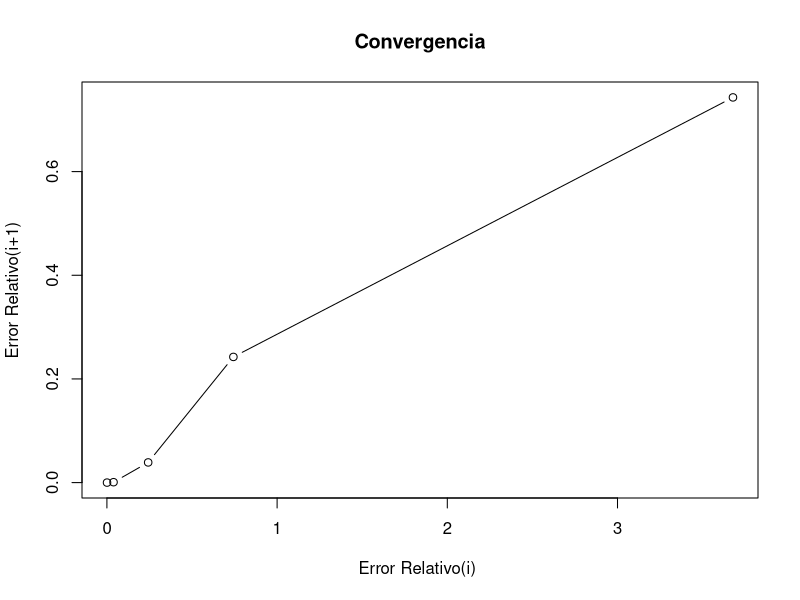
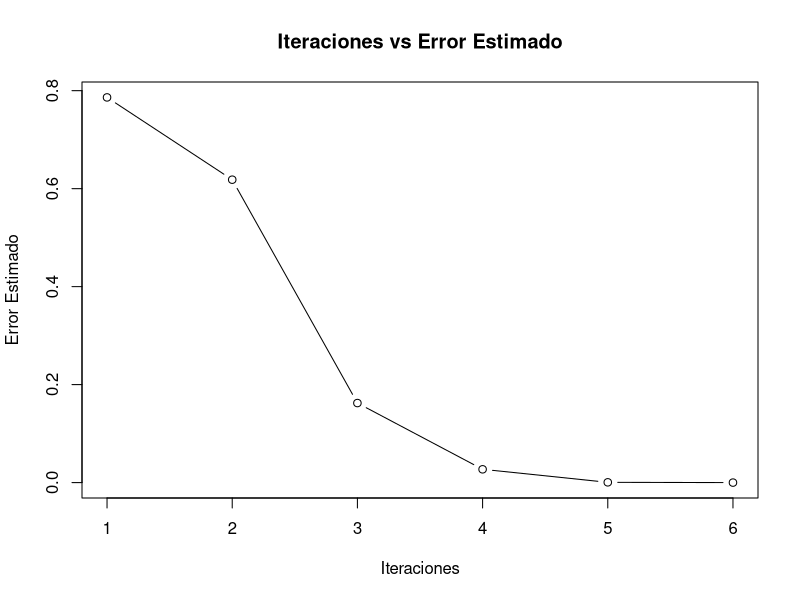

These charts were generated, in order, by the following R code:
## ---- chunk 1
newtonraphson = function(fun, x0, tol, maxiter){
  
  # f = string
  numiter = 0
  errorAbsoluto = c()
  errorRelativo = c()
  x = c()
  g = parse(text=fun) # parse devuelve tipo "expression"
  g. = D(g,"x")
  fx = function(x){eval(g)} # convertir f a función
  fp = function(x){eval(g.)} # convertir f’ a función
  correccion = -fx(x0)/fp(x0)
  while (abs(correccion) >= tol && numiter <= maxiter) {
    numiter = numiter + 1
    if (fp(x0) == 0) stop("División por cero")

    x1 = x0 + correccion
    x0 = x1
    x <- c(x,x1)
    errorAbsoluto <- c(errorAbsoluto,abs(correccion))
    errorRelativo <- c(errorRelativo,abs(correccion)/(abs(x0)))
    correccion = -fx(x1)/fp(x1)
  }
  if (numiter > maxiter){ warning("Se alcanzó el máximo número de iteraciones.")
    my_list <- list("resultado" = x1, "errorAbsoluto" = errorAbsoluto,
                    "errorRelativo" = errorRelativo, "x" = x)
    return(my_list)
  
    
    } else {
    my_list <- list("resultado" = x1, "errorAbsoluto" = errorAbsoluto,
                    "errorRelativo" = errorRelativo, "x" = x)
    return(my_list)
  }
}
## ---- chunk 2
resultados <- newtonraphson("2+cos(3*x) -(2-exp(x))",-1,1e-7,100)

g = parse(text="2+cos(3*x)") 

fx = function(x){eval(g)}

cat("Ambas ecuaciones se interceptan en el angulo: ", resultados$resultado, " y en el radio: ", fx(resultados$resultado),"\n")
## ---- chunk 3
tablaErrores <- data.frame(
"Iteraciones" = 1:length(resultados$errorAbsoluto),
"x_n" = resultados$x,
"Error Absoluto" = resultados$errorAbsoluto,
"Error Relactivo" = resultados$errorRelativo
)
print(tablaErrores)
## ---- chunk 4
m_i = resultados$errorRelativo[-length(resultados$errorRelativo)]
m_i2 = resultados$errorRelativo
m_i2 = m_i2[-1]
plot(x =m_i, y =m_i2, xlab = "Error Relativo(i) ",
ylab = "Error Relativo(i+1)", type="b",main = "Convergencia")
## ---- chunk 5
plot(x = 1:length(resultados$x), y = resultados$errorAbsoluto,
xlab = "Iteraciones", ylab = "Error Estimado", type="b",
main = "Iteraciones vs Error Estimado")
## ---- chunk 6
resultados <- newtonraphson("cos(x)-0.5",5*pi/4,1e-7,100)

g = parse(text="cos(x)") 

fx = function(x){eval(g)}

cat("Ambas ecuaciones se interceptan en el angulo: ", resultados$resultado, " y en el radio: ", fx(resultados$resultado),"\n")

cat("5*pi/3 = ", 5*pi/3,"\n")
